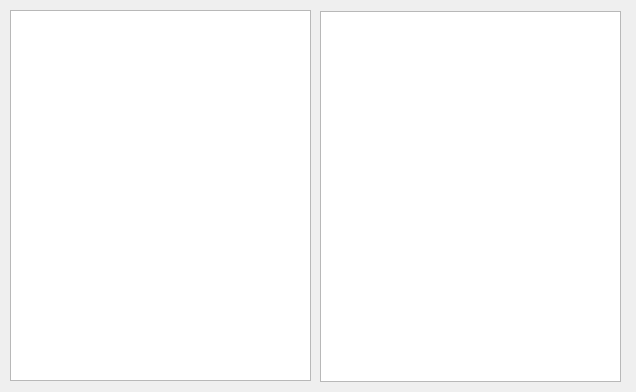
<?xml version="1.0" encoding="UTF-8"?>
<ui version="4.0">
 <class>DataWidget</class>
 <widget class="QWidget" name="DataWidget">
  <property name="geometry">
   <rect>
    <x>0</x>
    <y>0</y>
    <width>636</width>
    <height>392</height>
   </rect>
  </property>
  <property name="windowTitle">
   <string>Load Dataset</string>
  </property>
  <widget class="QTreeView" name="treeView">
   <property name="geometry">
    <rect>
     <x>10</x>
     <y>10</y>
     <width>301</width>
     <height>371</height>
    </rect>
   </property>
  </widget>
  <widget class="QListView" name="listView">
   <property name="geometry">
    <rect>
     <x>320</x>
     <y>11</y>
     <width>301</width>
     <height>371</height>
    </rect>
   </property>
  </widget>
 </widget>
 <resources/>
 <connections/>
</ui>
